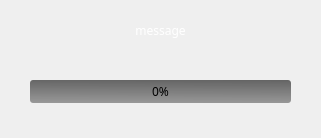
<?xml version="1.0" encoding="UTF-8"?>
<ui version="4.0">
 <class>PendingDialog</class>
 <widget class="QDialog" name="PendingDialog">
  <property name="geometry">
   <rect>
    <x>0</x>
    <y>0</y>
    <width>321</width>
    <height>138</height>
   </rect>
  </property>
  <property name="font">
   <font>
    <family>Sans Serif</family>
   </font>
  </property>
  <property name="windowTitle">
   <string>Process Pending</string>
  </property>
  <property name="styleSheet">
   <string notr="true">#PendingDialog {
	background-image: url(:/images/background_blue);
}

QLabel {
	color: white;
}

QProgressBar:horizontal {
	border-radius: 3px;
	background-color: qlineargradient(spread:pad, x1:0.481, y1:1, x2:0.515, y2:0, stop:0 rgba(0, 0, 0, 93), stop:0.995238 rgba(0, 0, 0, 147));
	padding: 1px;
}
QProgressBar::chunk:horizontal {
	text-align: center;
	background-color: qlineargradient(spread:pad, x1:0.481, y1:1, x2:0.491, y2:0, stop:0.0047619 rgba(166, 166, 166, 255), stop:0.995238 rgba(195, 195, 195, 255));
}</string>
  </property>
  <widget class="QLabel" name="label_messageE">
   <property name="geometry">
    <rect>
     <x>30</x>
     <y>0</y>
     <width>261</width>
     <height>61</height>
    </rect>
   </property>
   <property name="text">
    <string>message</string>
   </property>
   <property name="alignment">
    <set>Qt::AlignCenter</set>
   </property>
  </widget>
  <widget class="QProgressBar" name="progressBar">
   <property name="geometry">
    <rect>
     <x>30</x>
     <y>80</y>
     <width>261</width>
     <height>23</height>
    </rect>
   </property>
   <property name="value">
    <number>0</number>
   </property>
   <property name="alignment">
    <set>Qt::AlignCenter</set>
   </property>
  </widget>
 </widget>
 <resources/>
 <connections/>
</ui>
